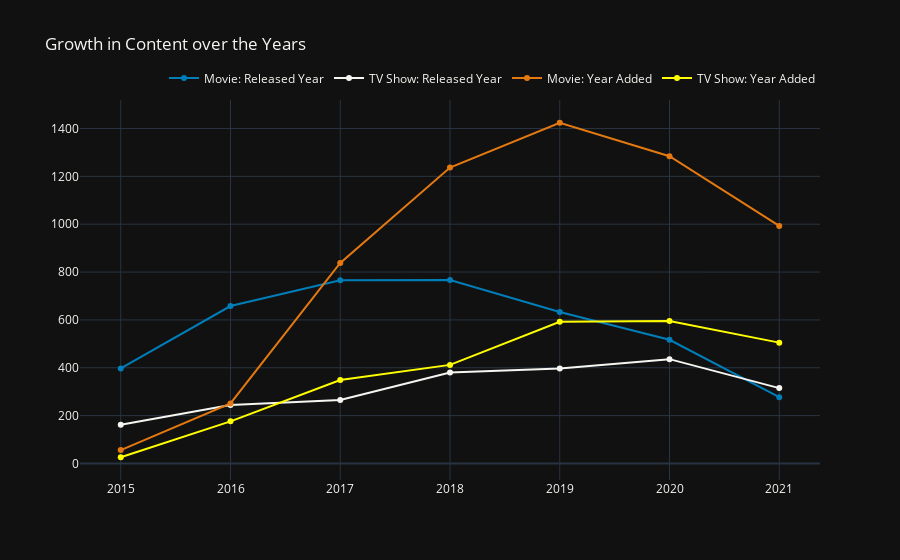

Notebook source saved alongside this figure:
### Markdown cell above
Jumlah terbesar konten Netflix dibuat dengan rating TV-MA. TV-MA adalah rating yang menunjukkan bahwa sebuah program ditujukan untuk orang dewasa.

Terbesar kedua adalah TV-14 yang berarti konten yang mungkin tidak pantas untuk anak di bawah usia 14 tahun.
Program TV-14 ditujukan untuk anak-anak di atas usia 14 tahun. Umumnya tidak disarankan untuk membiarkan anak-anak menonton program tanpa kehadiran orang tua, atau setidaknya tanpa mereka memeriksanya terlebih dahulu. Ini dapat berisi humor kasar, penggunaan zat berbahaya, bahasa kasar, kekerasan, dan tema kompleks atau menjengkelkan.

### Code cell
released_year_df = df.loc[df['release_year'] >= 2015].groupby(['release_year', 'type']).agg({'show_id': 'count'}).reset_index()
added_year_df = df.loc[df['year_added'] >= 2015].groupby(['year_added', 'type']).agg({'show_id': 'count'}).reset_index()


fig = go.Figure()
fig.add_trace(go.Scatter(
                    x=released_year_df.loc[released_year_df['type'] == 'Movie']['release_year'],
                    y=released_year_df.loc[released_year_df['type'] == 'Movie']['show_id'],
                    mode='lines+markers',
                    name='Movie: Released Year',
                    marker_color='#007eb9'
                    ))
fig.add_trace(go.Scatter(
                    x=released_year_df.loc[released_year_df['type'] == 'TV Show']['release_year'], 
                    y=released_year_df.loc[released_year_df['type'] == 'TV Show']['show_id'],
                    mode='lines+markers',
                    name='TV Show: Released Year',
                    marker_color='#f5f5f1',
                    ))


fig.add_trace(go.Scatter( 
    x=added_year_df.loc[added_year_df['type'] == 'Movie']['year_added'], 
    y=added_year_df.loc[added_year_df['type'] == 'Movie']['show_id'],
    mode='lines+markers',
    name='Movie: Year Added',
    marker_color='#e47911',
))
fig.add_trace(go.Scatter( 
    x=added_year_df.loc[added_year_df['type'] == 'TV Show']['year_added'], 
    y=added_year_df.loc[added_year_df['type'] == 'TV Show']['show_id'],
    mode='lines+markers',
    name='TV Show: Year Added',
    marker_color='#FFFF00',
))

fig.update_layout(
    template='plotly_dark',
    title_font=dict(size=25, color='#a5a7ab', family="Muli, sans-serif"),
    title = "Growth in Content over the Years",
    plot_bgcolor='#111111', paper_bgcolor='#111111',
    xaxis_title="",
    yaxis_title="",
    font=dict(color='#f5f5f1'),
    legend=dict(orientation="h", yanchor="bottom", y=1.02, xanchor="right", x=1)
)

fig.show()

### Figure 1 — Plotly figure (JSON) as saved in the notebook; plotly's stock layout.template omitted (floating-point values rounded to 4 significant figures)
{"data": [{"marker": {"color": "#007eb9"}, "mode": "lines+markers", "name": "Movie: Released Year", "type": "scatter", "x": [2015, 2016, 2017, 2018, 2019, 2020, 2021], "y": [397, 658, 766, 767, 633, 517, 277]}, {"marker": {"color": "#f5f5f1"}, "mode": "lines+markers", "name": "TV Show: Released Year", "type": "scatter", "x": [2015, 2016, 2017, 2018, 2019, 2020, 2021], "y": [162, 244, 265, 380, 397, 436, 315]}, {"marker": {"color": "#e47911"}, "mode": "lines+markers", "name": "Movie: Year Added", "type": "scatter", "x": [2015, 2016, 2017, 2018, 2019, 2020, 2021], "y": [56, 251, 838, 1237, 1424, 1284, 993]}, {"marker": {"color": "#FFFF00"}, "mode": "lines+markers", "name": "TV Show: Year Added", "type": "scatter", "x": [2015, 2016, 2017, 2018, 2019, 2020, 2021], "y": [26, 176, 349, 412, 592, 595, 505]}], "layout": {"font": {"color": "#f5f5f1"}, "legend": {"orientation": "h", "x": 1, "xanchor": "right", "y": 1.02, "yanchor": "bottom"}, "paper_bgcolor": "#111111", "plot_bgcolor": "#111111", "title": {"text": "Growth in Content over the Years"}, "xaxis": {"title": {"text": ""}}, "yaxis": {"title": {"text": ""}}}}
